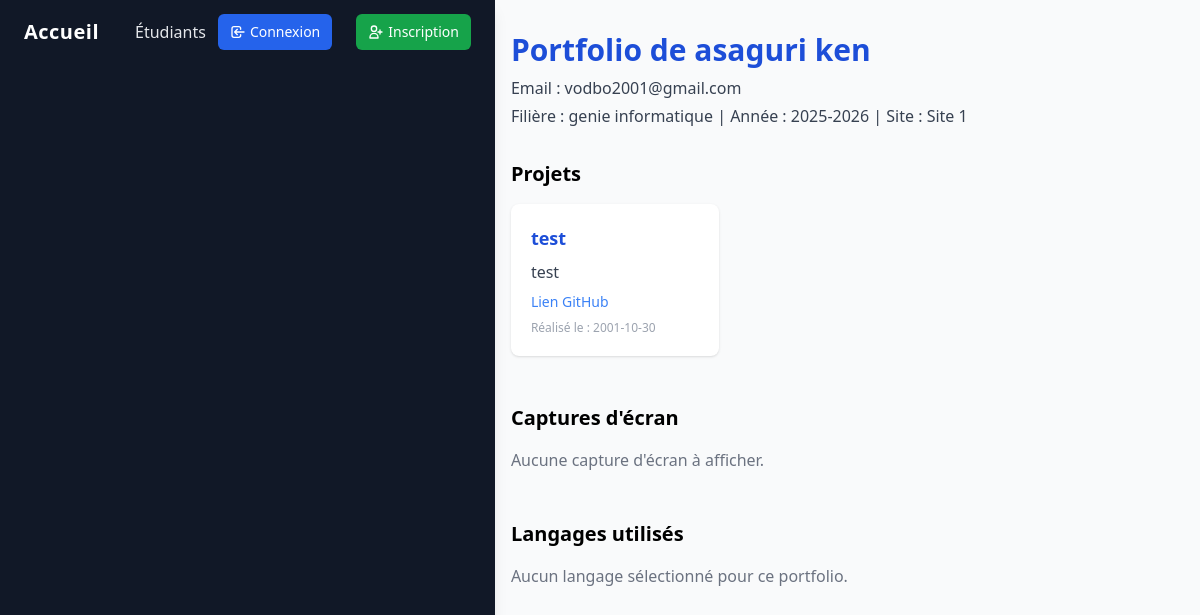
The app's page /admin/admin_view_portfolio.php?id=2 with its own data.
### tables this page shows
CREATE TABLE `users` (
  `id` int(11) NOT NULL,
  `nom` varchar(100) DEFAULT NULL,
  `prenom` varchar(100) DEFAULT NULL,
  `email` varchar(150) DEFAULT NULL,
  `password` varchar(255) DEFAULT NULL,
  `role` enum('etudiant','admin') DEFAULT 'etudiant',
  `annee_academique` varchar(20) DEFAULT NULL,
  `filiere` varchar(100) DEFAULT NULL,
  `site` enum('Site 1','Site 2','Site 3','Site 4','Site 5') DEFAULT NULL
);

CREATE TABLE `projects` (
  `id` int(11) NOT NULL,
  `user_id` int(11) DEFAULT NULL,
  `titre` varchar(255) DEFAULT NULL,
  `description` text DEFAULT NULL,
  `github_link` varchar(255) DEFAULT NULL,
  `date_realisation` date DEFAULT NULL
);

### admin/admin_view_portfolio.php (the view, shortened to what this page needs)
<?php
include '../pdo.php';
include '../navbar.php';
$user_id = $_GET['id'] ?? null;
$stmt = $pdo->prepare('SELECT * FROM users WHERE id = ?');
$stmt->execute([$user_id]);
$user = $stmt->fetch();
$stmt = $pdo->prepare('SELECT * FROM projects WHERE user_id = ? ORDER BY date_realisation DESC');
$stmt->execute([$user_id]);
$projects = $stmt->fetchAll();
$stmt = $pdo->prepare('SELECT * FROM screenshots WHERE project_id IN (SELECT id FROM projects WHERE user_id = ?)');
$stmt->execute([$user_id]);
$screenshots = $stmt->fetchAll();
$stmt = $pdo->prepare('SELECT t.* FROM technologies t JOIN project_technologies pt ON pt.technology_id = t.id JOIN projects p ON pt.project_id = p.id WHERE p.user_id = ? GROUP BY t.id');
$stmt->execute([$user_id]);
$user_languages = $stmt->fetchAll();
?>
<!DOCTYPE html>
<html lang="fr">
<head>
    <script src="https://cdn.tailwindcss.com"></script>
</head>
<body class="bg-gray-50 min-h-screen flex">
    <main class="flex-1 px-4 py-8">
        <div class="mb-8">
            <h1 class="text-3xl font-bold text-blue-700 mb-2">Portfolio de <?php echo htmlspecialchars($user['prenom'] . ' ' . $user['nom']); ?></h1>
            <div class="text-gray-700 mb-1">Email : <?php echo htmlspecialchars($user['email']); ?></div>
            <div class="text-gray-700 mb-1">Filière : <?php echo htmlspecialchars($user['filiere']); ?> | Année : <?php echo htmlspecialchars($user['annee_academique']); ?> | Site : <?php echo htmlspecialchars($user['site']); ?></div>
        </div>
        <section class="mb-12">
            <h2 class="text-xl font-semibold mb-4">Projets</h2>
            <?php if (empty($projects)): ?>
                <div class="text-gray-500">Aucun projet à afficher.</div>
            <?php else: ?>
                <div class="grid grid-cols-1 md:grid-cols-2 lg:grid-cols-3 gap-6">
                    <?php foreach ($projects as $project): ?>
                        <div class="bg-white rounded-lg shadow p-5 flex flex-col justify-between">
                            <div>
                                <h3 class="text-lg font-bold text-blue-700 mb-2"><?php echo htmlspecialchars($project['titre']); ?></h3>
                                <p class="text-gray-700 mb-2"><?php echo nl2br(htmlspecialchars($project['description'])); ?></p>
                                <?php if ($project['github_link']): ?>
                                    <a href="<?php echo htmlspecialchars($project['github_link']); ?>" target="_blank" class="text-blue-500 hover:underline text-sm">Lien GitHub</a>
                                <?php endif; ?>
                                <div class="text-xs text-gray-400 mt-2">Réalisé le : <?php echo htmlspecialchars($project['date_realisation']); ?></div>
                            </div>
                        </div>
                    <?php endforeach; ?>
                </div>
            <?php endif; ?>
        </section>
        <section>
            <h2 class="text-xl font-semibold mb-4">Captures d'écran</h2>
            <?php if (empty($screenshots)): ?>
                <div class="text-gray-500">Aucune capture d'écran à afficher.</div>
            <?php endif; ?>
        </section>
        <section class="mt-12">
            <h2 class="text-xl font-semibold mb-4">Langages utilisés</h2>
            <?php if (empty($user_languages)): ?>
                <div class="text-gray-500">Aucun langage sélectionné pour ce portfolio.</div>
            <?php endif; ?>
        </section>
    </main>
</body>
</html>

### records on screen
users: prenom+nom "asaguri ken", email "vodbo2001@gmail.com", filiere "genie informatique", annee_academique "2025-2026", site "Site 1"
projects: titre "test", description "test", date_realisation "2001-10-30"
